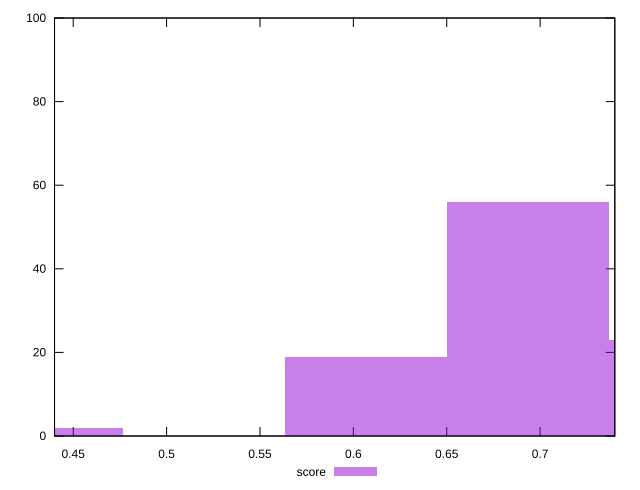

Reproduce this figure in gnuplot.
reset

$score <<EOF
0.4335284043963239 2
0.6936454470341182 56
0.6069397661548535 19
0.780351127913383 23
EOF

set key outside below
set boxwidth 0.08670568087926478
set xrange [0.44:0.74]
set yrange [0:100]
set trange [0:100]
set style fill transparent solid 0.5 noborder
set terminal svg size 640, 490 enhanced background rgb 'white'
set output "report_00017_2021-02-10T15-08-03.406Z/render-blocking-resources/samples/pages+cached+noadtech+nomedia/score/histogram.svg"

plot $score title "score" with boxes

reset
